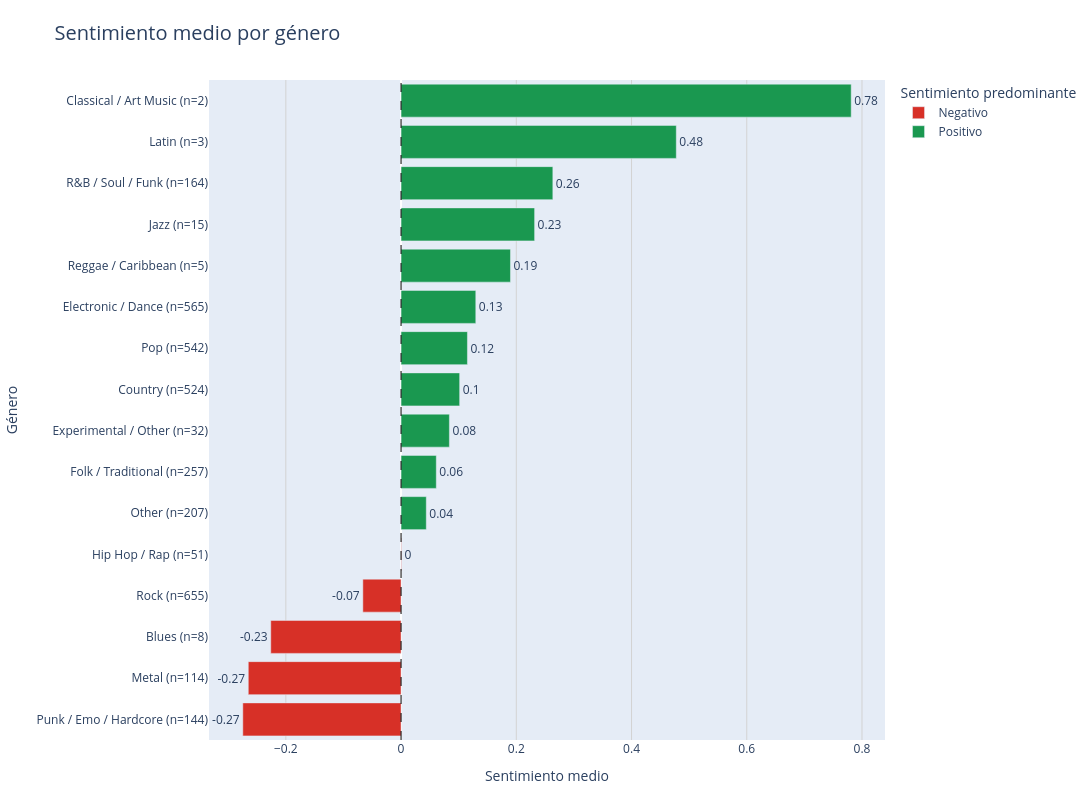

The cell this chart's notebook holds for it:
### Markdown cell above
#### **4.2. Sentimiento medio por género**

Este gráfico ilustra el sentimiento promedio por género musical, ordenándolos desde los más negativos a los más positivos. Cada barra indica la cantidad de canciones analizadas (n) y cruza un eje central en cero que separa claramente las puntuaciones pesimistas de las optimistas. Además, utiliza colores para destacar la emoción predominante, permitiendo identificar al instante qué estilos musicales tienden a ser más alegres o melancólicos.

### Code cell
# ============================================================
# 2. Mean sentiment by genre
# Mostrar con Plotly + guardar HTML + guardar PNG con Matplotlib
# ============================================================

import pandas as pd
import matplotlib.pyplot as plt
import seaborn as sns
import plotly.express as px
import plotly.io as pio
from matplotlib.patches import Patch
from pathlib import Path

# ------------------------------------------------------------
# Renderer de Plotly
# ------------------------------------------------------------

# Si usas VS Code:
pio.renderers.default = "vscode"

# Si no se muestra, prueba alternativamente:
# pio.renderers.default = "notebook_connected"
# pio.renderers.default = "jupyterlab"

# ------------------------------------------------------------
# Carpeta de salida
# ------------------------------------------------------------

OUTPUT_DIR = Path("outputs")
OUTPUT_DIR.mkdir(exist_ok=True)

# ------------------------------------------------------------
# Preparar datos
# ------------------------------------------------------------

plot_data = genre_sentiment_final.copy()

plot_data["genre_label"] = (
    plot_data["genre"] + " (n=" + plot_data["n_canciones"].astype(str) + ")"
)

plot_data = plot_data.sort_values(
    "sentimiento_medio",
    ascending=True
).reset_index(drop=True)


# ------------------------------------------------------------
# Mostrar con Plotly
# ------------------------------------------------------------

color_map = {
    "negative": "#d73027",
    "neutral": "#fee08b",
    "positive": "#1a9850"
}

fig_plotly = px.bar(
    plot_data,
    x="sentimiento_medio",
    y="genre_label",
    orientation="h",
    color="sentimiento_predominante",
    text=plot_data["sentimiento_medio"].round(2),
    title="Sentimiento medio por género",
    labels={
        "sentimiento_medio": "Sentimiento medio",
        "genre_label": "Género",
        "sentimiento_predominante": "Sentimiento predominante"
    },
    color_discrete_map=color_map
)

fig_plotly.update_traces(
    textposition="outside"
)

# Quitar "neutral" de la leyenda, pero mantener sus barras
for trace in fig_plotly.data:
    if trace.name == "negative":
        trace.name = "Negativo"
    elif trace.name == "positive":
        trace.name = "Positivo"
    elif trace.name == "neutral":
        trace.name = "Neutral"
        trace.showlegend = False

fig_plotly.add_vline(
    x=0,
    line_width=1,
    line_dash="dash",
    line_color="black"
)

fig_plotly.update_layout(
    width=1100,
    height=800,
    title=dict(font=dict(size=20)),
    xaxis=dict(showgrid=True, gridcolor="lightgray"),
    yaxis=dict(title="Género"),
    legend=dict(
        title="Sentimiento predominante"
    ),
    margin=dict(l=200, r=80, t=80, b=60)
)

fig_plotly.show()

# ------------------------------------------------------------
# Guardar HTML con Plotly
# ------------------------------------------------------------

html_path = OUTPUT_DIR / "html/02_mean_sentiment_by_genre_plotly.html"

fig_plotly.write_html(str(html_path))

# ------------------------------------------------------------
# Guardar PNG con Matplotlib
# ------------------------------------------------------------

fig_mpl, ax = plt.subplots(figsize=(12, 8))

sns.barplot(
    data=plot_data,
    x="sentimiento_medio",
    y="genre_label",
    hue="sentimiento_predominante",
    dodge=False,
    palette="RdYlGn",
    ax=ax
)

ax.axvline(0, color="black", linewidth=1, linestyle="--")

ax.set_title(
    "Sentimiento medio por género",
    fontsize=16,
    fontweight="bold"
)

ax.set_xlabel("Sentimiento medio")
ax.set_ylabel("Género")

# Quitar leyenda automática
if ax.get_legend() is not None:
    ax.get_legend().remove()

# Crear leyenda manual sin neutral
legend_elements = [
    Patch(facecolor=sns.color_palette("RdYlGn", 3)[0], label="Negativo"),
    Patch(facecolor=sns.color_palette("RdYlGn", 3)[-1], label="Positivo")
]

ax.legend(
    handles=legend_elements,
    title="Sentimiento predominante",
    loc="upper right"
)

ax.grid(axis="x", linestyle="--", alpha=0.4)

plt.tight_layout()

png_path = OUTPUT_DIR / "csv/02_mean_sentiment_by_genre.png"

fig_mpl.savefig(
    png_path,
    dpi=300,
    bbox_inches="tight"
)

plt.close(fig_mpl)

### Figure 1 — Plotly figure (JSON) as saved in the notebook; plotly's stock layout.template omitted (floating-point values rounded to 4 significant figures)
{"data": [{"hovertemplate": "Sentimiento predominante=negative<br>Sentimiento medio=%{x}<br>Género=%{y}<br>text=%{text}<extra></extra>", "legendgroup": "negative", "marker": {"color": "#d73027", "pattern": {"shape": ""}}, "name": "Negativo", "orientation": "h", "showlegend": true, "text": [-0.27, -0.27, -0.23, -0.07, 0.0], "textposition": "outside", "type": "bar", "x": [-0.2747, -0.2652, -0.2262, -0.06635, 0.0007802], "xaxis": "x", "y": ["Punk / Emo / Hardcore (n=144)", "Metal (n=114)", "Blues (n=8)", "Rock (n=655)", "Hip Hop / Rap (n=51)"], "yaxis": "y"}, {"hovertemplate": "Sentimiento predominante=positive<br>Sentimiento medio=%{x}<br>Género=%{y}<br>text=%{text}<extra></extra>", "legendgroup": "positive", "marker": {"color": "#1a9850", "pattern": {"shape": ""}}, "name": "Positivo", "orientation": "h", "showlegend": true, "text": [0.04, 0.06, 0.08, 0.1, 0.12, 0.13, 0.19, 0.23, 0.26, 0.48, 0.78], "textposition": "outside", "type": "bar", "x": [0.04379, 0.06113, 0.08388, 0.1017, 0.1152, 0.1297, 0.1899, 0.2318, 0.2634, 0.4777, 0.7813], "xaxis": "x", "y": ["Other (n=207)", "Folk / Traditional (n=257)", "Experimental / Other (n=32)", "Country (n=524)", "Pop (n=542)", "Electronic / Dance (n=565)", "Reggae / Caribbean (n=5)", "Jazz (n=15)", "R&B / Soul / Funk (n=164)", "Latin (n=3)", "Classical / Art Music (n=2)"], "yaxis": "y"}], "layout": {"barmode": "relative", "height": 800, "legend": {"title": {"text": "Sentimiento predominante"}, "tracegroupgap": 0}, "margin": {"b": 60, "l": 200, "r": 80, "t": 80}, "shapes": [{"line": {"color": "black", "dash": "dash", "width": 1}, "type": "line", "x0": 0, "x1": 0, "xref": "x", "y0": 0, "y1": 1, "yref": "y domain"}], "title": {"font": {"size": 20}, "text": "Sentimiento medio por género"}, "width": 1100, "xaxis": {"anchor": "y", "domain": [0, 1], "gridcolor": "lightgray", "showgrid": true, "title": {"text": "Sentimiento medio"}}, "yaxis": {"anchor": "x", "domain": [0, 1], "title": {"text": "Género"}}}}
